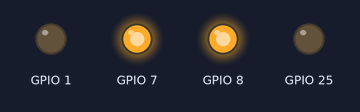
A program run on a simulated Raspberry Pi (BCM pin numbers). On the bench: output pins drawn as LEDs (lit = HIGH). At 2.0 s the program stops and its outputs stay as they are.

Above: at 0.1 s.
At 2.1 s:
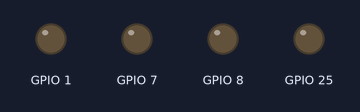
Timing chart, 0 to 3.5 s (numbered marks = the images above):
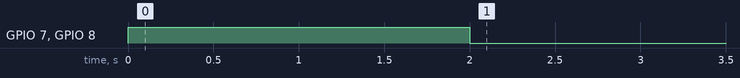

The program:

01_control_motor.py
```python
import time

import RPi.GPIO as GPIO
# import gpiozero
# from gpiozero import Motor


# m1 = Motor(M1_IN1, M1_IN2)
# m2 = Motor(M2_IN3, M2_IN3)

# m1.backward()

# time.sleep(1)

# m1.forward()
# m2.forward()

# time.sleep(1)

# m1.stop()
# m2.stop()


class Motor:
    def __init__(self, forward, backward):
        self._forward = forward
        self._backward = backward
        GPIO.setup(self._forward, GPIO.OUT)
        GPIO.setup(self._backward, GPIO.OUT)

    def forward(self):
        GPIO.output(self._backward, False)
        GPIO.output(self._forward, True)

    def backward(self):
        GPIO.output(self._forward, False)
        GPIO.output(self._backward, True)

    def stop(self):
        GPIO.output(self._forward, False)
        GPIO.output(self._backward, False)


class MotorController:
    def __init__(self, in1, in2, in3, in4):
        self.motor1 = Motor(in1, in2)
        self.motor2 = Motor(in3, in4)

    def forward(self):
        self.motor1.forward()
        self.motor2.forward()

    def backward(self):
        self.motor1.backward()
        self.motor2.backward()

    def left(self):
        self.motor1.backward()
        self.motor2.forward()

    def right(self):
        self.motor1.forward()
        self.motor2.backward()

    def stop(self):
        self.motor1.stop()
        self.motor2.stop()


if __name__ == "__main__":
    GPIO.setmode(GPIO.BCM)
    M1_IN1 = 25
    M1_IN2 = 8
    M2_IN3 = 7
    M2_IN4 = 1

    m_controller = MotorController(M1_IN1, M1_IN2, M2_IN3, M2_IN4)

    m_controller.left()

    time.sleep(2)

    m_controller.stop()

    GPIO.cleanup()
```

Measured:
- by itself, GPIO 7, GPIO 8: LOW → HIGH at 0.00 s, → LOW 2.0 s later
